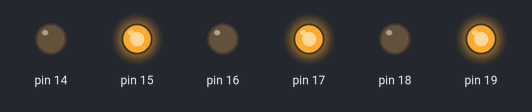
A sketch run on a simulated Arduino Uno, built with avr-gcc and run on an emulated ATmega328P. Parts: output pins drawn as LEDs (lit = HIGH). What the sketch prints to the serial monitor is not drawn.

Above: at 0.1 s.
Timing chart, 0 to 1.6 s (numbered marks = the images above):
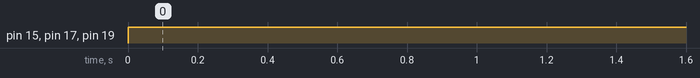

Measured:
- by itself, pin 15, pin 17, pin 19: LOW → HIGH at 0.00 s

The sketch:

4.1.ino
```cpp
#include <avr/io.h>
#include <util/delay.h>

int main(void)
{
  DDRC = 0b11111111;
  Serial.begin(2000000);
  int x = 0b11110000;
  PORTC = 0b10101010;

  while(1)
  {
    int result1 = x | PORTC;
    Serial.println(result1, BIN);
    _delay_ms(5000);

    int result2 = x & PORTC;
    Serial.println(result2, BIN);
    _delay_ms(5000);

    int result3 = ~(PORTC);
    Serial.println(result3, BIN);
    _delay_ms(5000);

    int result4 = x ^ PORTC;
    Serial.println(result4, BIN);
    _delay_ms(5000);
  }
}
```
